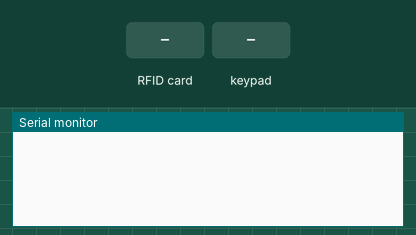
A sketch run on a simulated Arduino Uno, built with avr-gcc and run on an emulated ATmega328P. Parts: the last lines printed to the serial monitor. The test bench sets the inputs (shaded band).

Above: at 1.2 s.
1.3 s: RFID card 5E 7A 19 C4 held to the reader
At 1.9 s:
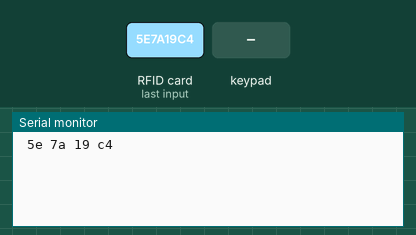
2.8 s: key '1' pressed
At 3.4 s:
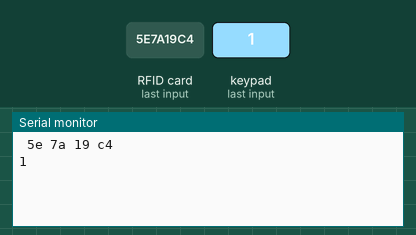
4.3 s: keypad keys 0 2 3 4 # pressed 0.4 s apart
At 7.0 s:
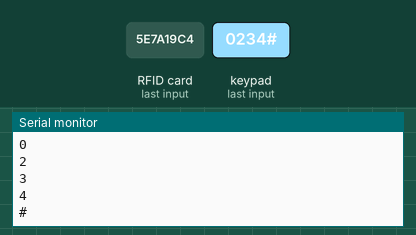
7.8 s: key 'A' pressed
At 8.7 s:
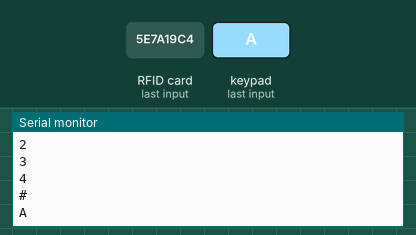
9.3 s: keypad keys 0 2 3 4 * pressed 0.4 s apart
At 12.3 s:
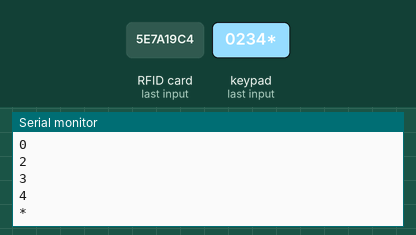
12.8 s: key 'B' pressed
At 14.0 s:
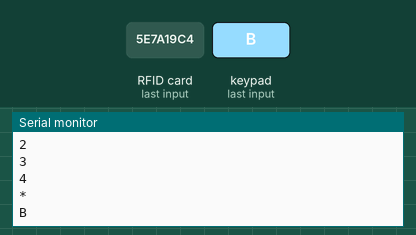
Timing chart, 0 to 15.3 s (numbered marks = the images above; inputs shaded):
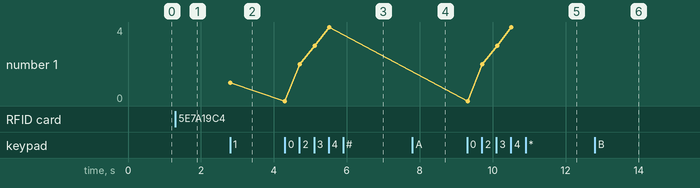

The sketch:

Keypadwith2ndblock.ino
```cpp
#include <SPI.h>
#include <MFRC522.h>
#include <Keypad.h>

#define RST_PIN         9           // Configurable, see typical pin layout above
#define SS_PIN          10          // Configurable, see typical pin layout above

MFRC522 mfrc522(SS_PIN, RST_PIN);   // Create MFRC522 instance.
MFRC522::MIFARE_Key key;


const byte numRows = 4; //number of rows on the keypad
const byte numCols = 4; //number of columns on the keypad

char keymap[numRows][numCols] =
{
  {'1', '2', '3', 'A'},
  {'4', '5', '6', 'B'},
  {'7', '8', '9', 'C'},
  {'*', '0', '#', 'D'}
};

byte rowPins[numRows] = { 0, 2, 3, 4}; //Rows 0 to 3
byte colPins[numCols]= {5, 6, 7, 8 }; //Columns 0 to 3

Keypad myKeypad = Keypad(makeKeymap(keymap), rowPins, colPins, numRows, numCols);

void setup()
{
  Serial.begin(9600);
  SPI.begin();
  while (!Serial);    // Do nothing if no serial port is opened (added for Arduinos based on ATMEGA32U4)
  intalizeRFID();
}

void intalizeRFID()
{
    SPI.begin();        // Init SPI bus
    mfrc522.PCD_Init(); // Init MFRC522 card
    for (byte i = 0; i < 6; i++) {
        key.keyByte[i] = 0xFF;
    }
}

void loop()
{
  KeyPad();
  Scanner();
}

void KeyPad()
{
  char keypressed = myKeypad.getKey();
  if (keypressed != NO_KEY)
  {
    Serial.println(keypressed);
  }
}
 int counter;
void Scanner()
{
 int i;

    // Look for new cards
    if (  mfrc522.PICC_IsNewCardPresent())
    {

        // Select one of the cards
        if (  mfrc522.PICC_ReadCardSerial())
        {
            //Serial.println(readBankNr());
            Serial.println(readUID());

        }
    }
}

String readUID()
{

    return(dump_byte_array(mfrc522.uid.uidByte, mfrc522.uid.size));
}


String readBankNr()
{
   // Show some details of the PICC (that is: the tag/card)
    //Serial.print(F("PICC type: "));
    MFRC522::PICC_Type piccType = mfrc522.PICC_GetType(mfrc522.uid.sak);
    //Serial.println(mfrc522.PICC_GetTypeName(piccType));

    // Check for compatibility
    if (    piccType != MFRC522::PICC_TYPE_MIFARE_MINI
        &&  piccType != MFRC522::PICC_TYPE_MIFARE_1K
        &&  piccType != MFRC522::PICC_TYPE_MIFARE_4K) {
        Serial.println(F("card error"));
        return readBankNr();
    }
    // read block 1(in sector 0 with the keys in of block 3)
    byte sector         = 0;
    byte blockAddr      =1;
    byte trailerBlock   = 3;

    MFRC522::StatusCode status;
    byte buffer[18];
    byte size = sizeof(buffer);

    // Authenticate using key A
    status = (MFRC522::StatusCode) mfrc522.PCD_Authenticate(MFRC522::PICC_CMD_MF_AUTH_KEY_A, trailerBlock, &key, &(mfrc522.uid));
    if (status != MFRC522::STATUS_OK) {
        Serial.print(F("PCD_Authenticate() failed: "));
        Serial.println(mfrc522.GetStatusCodeName(status));
        return readBankNr();
    }
    // Read data from the block
    status = (MFRC522::StatusCode) mfrc522.MIFARE_Read(blockAddr, buffer, &size);
    if (status != MFRC522::STATUS_OK) {
        Serial.print(F("MIFARE_Read() failed: "));
        Serial.println(mfrc522.GetStatusCodeName(status));
    }
    String banknr = dump_byte_array(buffer,11);

    // Halt PICC
    mfrc522.PICC_HaltA();
    // Stop encryption on PCD
    mfrc522.PCD_StopCrypto1();
    return banknr;
}


String dump_byte_array(byte *buffer, byte bufferSize) {
    String output="";
    for (byte i = 0; i < bufferSize; i++) {
        output+=buffer[i] < 0x10 ? " 0" : " ";
        output+=String(buffer[i],HEX);
    }
    return output;
}
```

Measured:
- after the input at 1.3 s, the serial monitor: prints a new line at once (image 1)
- after the input at 2.8 s, the serial monitor: prints a new line at once (image 2)
- after the input at 4.3 s, the serial monitor: prints a new line at once (image 3)
- after the input at 7.8 s, the serial monitor: prints a new line at once (image 4)
- after the input at 9.3 s, the serial monitor: prints a new line at once (image 5)
- after the input at 12.8 s, the serial monitor: prints a new line at once (image 6)
